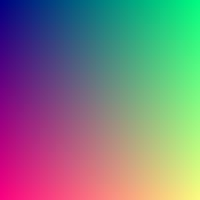
#> input picture sample.jpg, 200 x 200 px, found by its file name
$ python main.py   (older library calls are emulated)
#> lines starting #> are read from the running program, lines starting #| are printed output that depends on the picture; after the words box and inside, x2 and y2 are one past the last pixel; in counts of white or black regions, pixels touching at a corner belong together
import cv2
import numpy as np
from PIL import Image

# First, check if sample.jpg exists, if not create one
try:
    img = cv2.imread("sample.jpg")
#> img is the input picture: shape (200, 200, 3); mean B, G, R 128.3, 125.8, 125.9
    if img is None:
        raise FileNotFoundError
except:
    print("📌 Creating sample.jpg...")
    # Create a sample image with gradient
    sample_array = np.zeros((200, 200, 3), dtype=np.uint8)
    for i in range(200):
        for j in range(200):
            sample_array[i, j] = [i * 1.27, j * 1.27, 128]
    cv2.imwrite("sample.jpg", sample_array)
    img = cv2.imread("sample.jpg")
    print("✅ sample.jpg created\n")

# Check if image loaded
if img is None:
    print("Error: Image not found!")
    exit()

print("✅ Image loaded successfully!")
print(f"📌 Image shape: {img.shape}")
#| 📌 Image shape: (200, 200, 3)

# -----------------------------
# GRAYSCALE
# -----------------------------
print("\n📌 Converting to Grayscale...")
gray = cv2.cvtColor(img, cv2.COLOR_BGR2GRAY)
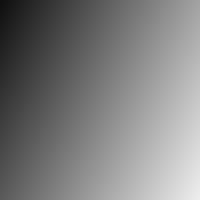
#> gray: shape (200, 200); min 15, max 237, mean 126.1
cv2.imwrite("grayscale_output.jpg", gray)
print("✅ Grayscale image saved as 'grayscale_output.jpg'")

# -----------------------------
# BLUR
# -----------------------------
print("\n📌 Applying Gaussian Blur...")
blur = cv2.GaussianBlur(img, (5, 5), 0)
cv2.imwrite("blur_output.jpg", blur)
print("✅ Blurred image saved as 'blur_output.jpg'")

# Strong blur
blur_strong = cv2.GaussianBlur(img, (15, 15), 0)
cv2.imwrite("blur_strong_output.jpg", blur_strong)
print("✅ Strong blurred image saved as 'blur_strong_output.jpg'")

# -----------------------------
# EDGE DETECTION
# -----------------------------
print("\n📌 Applying Edge Detection (Canny)...")
edges = cv2.Canny(gray, 100, 200)
#> edges: shape (200, 200); every value is 0
cv2.imwrite("edges_output.jpg", edges)
print("✅ Edge detection image saved as 'edges_output.jpg'")

# Sobel edge detection
sobelx = cv2.Sobel(gray, cv2.CV_64F, 1, 0, ksize=5)
sobely = cv2.Sobel(gray, cv2.CV_64F, 0, 1, ksize=5)
sobel = np.sqrt(sobelx**2 + sobely**2).astype(np.uint8)
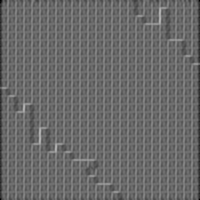
#> sobel: shape (200, 200); min 0, max 178, mean 105.9
cv2.imwrite("sobel_output.jpg", sobel)
print("✅ Sobel edge detection saved as 'sobel_output.jpg'")

# Laplacian edge detection
laplacian = cv2.Laplacian(gray, cv2.CV_64F)
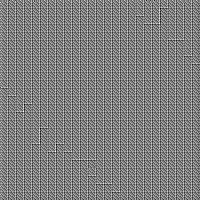
#> laplacian: shape (200, 200) float64; min -5, max 5, mean -0.000275; drawn with min black and max white
laplacian = np.uint8(np.absolute(laplacian))
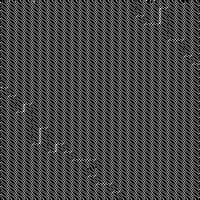
#> laplacian: shape (200, 200); min 0, max 5, mean 1.37; drawn with min black and max white
cv2.imwrite("laplacian_output.jpg", laplacian)
print("✅ Laplacian edge detection saved as 'laplacian_output.jpg'")

# -----------------------------
# MORPHOLOGICAL OPERATIONS
# -----------------------------
print("\n📌 Applying Morphological Operations...")
kernel = cv2.getStructuringElement(cv2.MORPH_RECT, (5, 5))

# Erosion
erosion = cv2.erode(edges, kernel, iterations=1)
cv2.imwrite("erosion_output.jpg", erosion)
print("✅ Erosion image saved as 'erosion_output.jpg'")

# Dilation
dilation = cv2.dilate(edges, kernel, iterations=1)
cv2.imwrite("dilation_output.jpg", dilation)
print("✅ Dilation image saved as 'dilation_output.jpg'")

# Opening (erosion followed by dilation)
opening = cv2.morphologyEx(edges, cv2.MORPH_OPEN, kernel)
cv2.imwrite("opening_output.jpg", opening)
print("✅ Opening image saved as 'opening_output.jpg'")

# Closing (dilation followed by erosion)
closing = cv2.morphologyEx(edges, cv2.MORPH_CLOSE, kernel)
cv2.imwrite("closing_output.jpg", closing)
print("✅ Closing image saved as 'closing_output.jpg'")

# -----------------------------
# THRESHOLDING
# -----------------------------
print("\n📌 Applying Thresholding...")
ret, binary = cv2.threshold(gray, 127, 255, cv2.THRESH_BINARY)
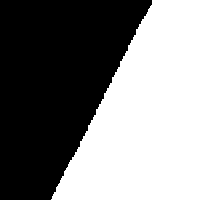
#> binary: shape (200, 200); 49.1% white; 1 white region, box (x1, y1, x2, y2) and area: (51, 0, 200, 200) 19633
cv2.imwrite("binary_output.jpg", binary)
print("✅ Binary threshold image saved as 'binary_output.jpg'")

# Adaptive thresholding
adaptive = cv2.adaptiveThreshold(gray, 255, cv2.ADAPTIVE_THRESH_GAUSSIAN_C, cv2.THRESH_BINARY, 11, 2)
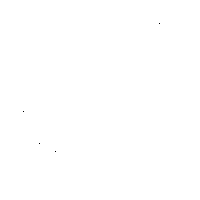
#> adaptive: shape (200, 200); 100% white; black in thin lines or dots, all inside (x1, y1, x2, y2) = (23, 23, 160, 152)
cv2.imwrite("adaptive_threshold_output.jpg", adaptive)
print("✅ Adaptive threshold image saved as 'adaptive_threshold_output.jpg'")

# Otsu's thresholding
ret, otsu = cv2.threshold(gray, 0, 255, cv2.THRESH_BINARY + cv2.THRESH_OTSU)
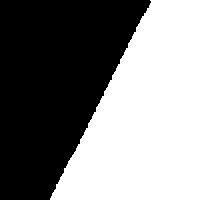
#> otsu: shape (200, 200); 49.8% white; 1 white region, box (x1, y1, x2, y2) and area: (50, 0, 200, 200) 19912
#> ret = 126
cv2.imwrite("otsu_threshold_output.jpg", otsu)
print("✅ Otsu's threshold image saved as 'otsu_threshold_output.jpg'")

# [17 lines of commented-out code are left out]

print("\n✅ All operations completed!")
print("\n📌 Output files created:")
print("- grayscale_output.jpg")
print("- blur_output.jpg")
print("- blur_strong_output.jpg")
print("- edges_output.jpg")
print("- sobel_output.jpg")
print("- laplacian_output.jpg")
print("- erosion_output.jpg")
print("- dilation_output.jpg")
print("- opening_output.jpg")
print("- closing_output.jpg")
print("- binary_output.jpg")
print("- adaptive_threshold_output.jpg")
print("- otsu_threshold_output.jpg")
